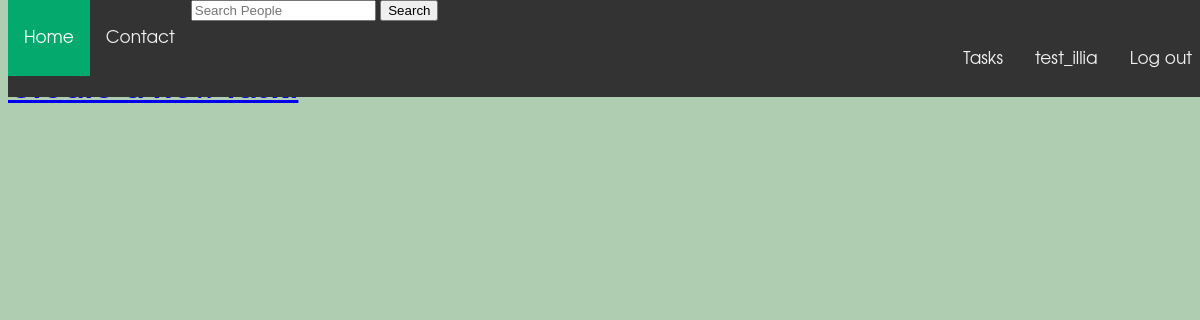
Before: /tasks/test_illia/ (signed in) with the older database file.
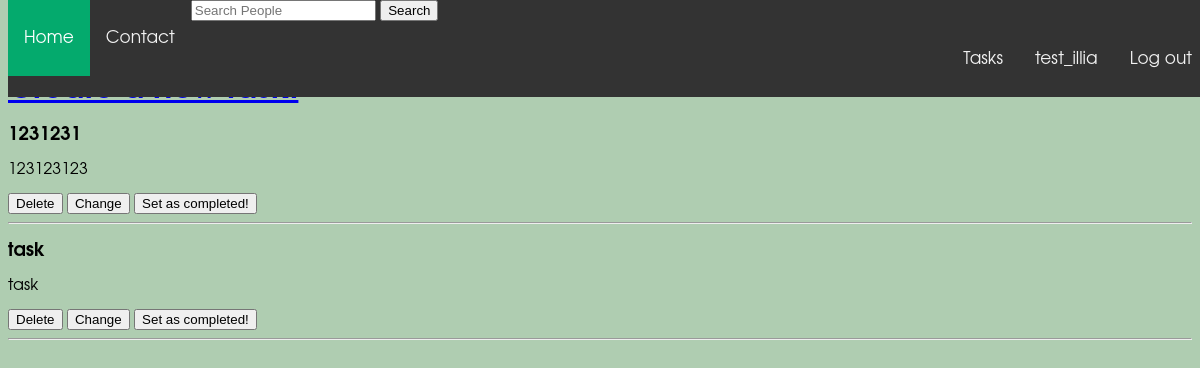
After: the same page with the newer database file.
### to_do_application/models.py (models this page shows, shortened)
class Task(models.Model):
    is_completed = models.BooleanField(default=False)
    is_public = models.BooleanField(default=True)
    title = models.CharField(max_length=60, default="")
    description = models.CharField(max_length=250, default="")
    user = models.ForeignKey(UserModel, on_delete=models.CASCADE, null=True)

### to_do_application/views.py (the view)
# urls.py: path('tasks/<str:user_name>/', views.get_user_tasks_page, name='tasks'),
@login_required
def get_user_tasks_page(request, user_name: str = None, task_id: int = None):
    if task_id is not None:
        task = Task.objects.get(id=task_id)
        username = task.user.username
        task.delete()
        return HttpResponseRedirect(reverse('tasks', args=[username]))
    else:
        user = UserModel.objects.get(username=user_name)
    return render(request, 'to_do_application/tasks.html', context={
        'user': user,
    })

### to_do_application/templates/to_do_application/tasks.html (shortened to what this page needs)
{% extends 'base.html' %}
{% load static %}
{% block links %}
    <link rel="stylesheet" href="{% static 'to_do_application/css/nav_bar.css' %}">
{% endblock %}
{% block content %}
    {% include 'to_do_application/includes/nav_bar.html' %}
    {% if user.is_authenticated %}
        <br>
        <br>
        <br>
        <h1><a href="{% url 'create_new_task' user_name=user.username %}">Create a new task.</a></h1>
        {% for task in user.task_set.all %}
                {% if task.is_public %}
                    <h3>{{ task.title }}</h3>
                    <p>{{ task.description }}</p>
                    <form method="get">
                        <button formaction="{% url 'tasks' task_id=task.id %}">Delete</button>
                        <button formaction="{% url 'change_task' task_id=task.id user_name=user.username %}">Change</button>
                        <button formaction="{% url 'completed_task' task_id=task.id user_name=user.username %}">Set as completed!</button>
                    </form>
                    <hr>
                {% endif %}
        {% endfor %}
    {% else %}
        <br>
        <br>
        <br>
    <h1>You are not authenticated, sorry.</h1>
    <h2><a href="{% url 'registration' %}">Register</a> / <a href="{% url 'authorisation' %}">Login</a></h2>
    {% endif %}
{% endblock %}

### templates/base.html (shortened to what this page needs)
<!DOCTYPE html>
<html lang="en">
{% load static %}
<head>
    <link rel="stylesheet" href="{% static 'css/base.css' %}">
    {% block links %} {% endblock %}
</head>
<body>
  {% block content %} {% endblock %}
</body>
</html>

### to_do_application/templates/to_do_application/includes/nav_bar.html (shortened to what this page needs)
{% extends 'base.html' %}
{% load static %}
{% block links %}
    <link rel="stylesheet" href="{% static 'to_do_application/css/nav_bar.css' %}">
{% endblock %}
{% block content %}
<div class="topnav">
    <a class="active" href="{% url 'main_page' %}">Home</a>
    <a href="{% url 'about_us' %}">Contact</a>
    <form method="post" action="{% url 'search_users' %}">
        <input type="search" placeholder="Search People" aria-label="Search" name="search-users">
        <button type="submit">Search</button>
    </form>
  <div>
      {% if request.user.is_authenticated %}
          <a href="{% url 'tasks' user_name=user.username %}">Tasks</a>
          <a href="{% url 'user_profile' user_name=user.username %}">{{ user.username }}</a>
          <a href="{% url 'logout' %}">Log out</a>
      {% else %}
          <a href="{% url 'registration' %}">Register</a>
          <a href="{% url 'authorisation' %}">Login</a>
      {% endif %}
  </div>
</div>
{% endblock %}

### static/css/base.css (style rules this page uses)
body { background-color: #afcdb1; font-family: 'Avantgarde', 'TeX Gyre Adventor', 'URW Gothic L', sans-serif; }

### to_do_application/static/to_do_application/css/nav_bar.css (style rules this page uses)
.topnav { background-color: #333; overflow: hidden; position: fixed; top: 0; width: 100%; }
.topnav a { float: left; color: #f2f2f2; text-align: center; padding: 30px 16px; text-decoration: none; font-size: 17px; }
.topnav a.active { background-color: #04AA6D; color: white; }
div { float: right; }

Changed rows visible on the page:
added Task: title "1231231", description "123123123"
added Task: title "task", description "task"
